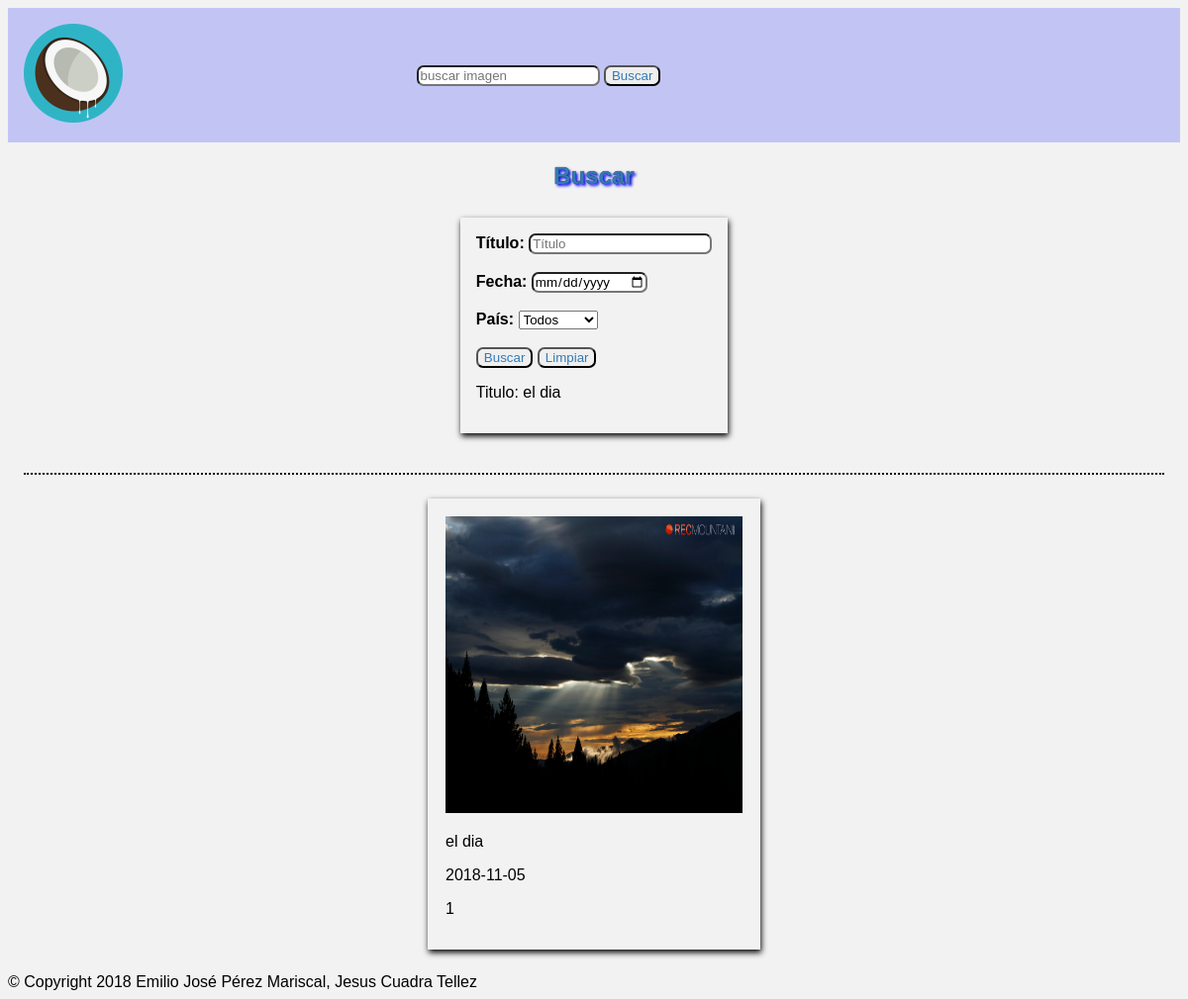
The page /buscar.php?titulo=el dia on the database its author committed.
### tables this page shows
CREATE TABLE `FOTOS` (
  `IdFoto` int(11) NOT NULL,
  `Titulo` varchar(100) NOT NULL,
  `Descripcion` varchar(100) NOT NULL,
  `Fecha` date NOT NULL,
  `Pais` int(11) NOT NULL,
  `Album` int(11) NOT NULL,
  `Fichero` varchar(100) NOT NULL,
  `Alternativo` varchar(100) NOT NULL,
  `FRegistro` datetime NOT NULL
);

### Web/buscar.php (the view, shortened to what this page needs)
	<?php
include 'head.php';
	?>
</head>
<body>
		<?php
include 'header.php';
	?>
	<h2>Buscar</h2>
<section class="form">
	<article >
		<form method="get">
			<label for="titu">Título: </label><input autofocus id="titu" type="text" name="titulo" placeholder="Título"><br><br>
			<label for="fecha">Fecha: </label><input id="fecha" type="date" name="fecha"><br><br>
			<label for="pais">País: </label>
			<select name="pais">
			<option name="pais" selected value="0">Todos</option>
		</select><br><br>
			<input type="submit" value="Buscar">
			<input type="reset" value="Limpiar">
		</form >
		<?php
if(!empty($_GET['titulo'])){
	echo  "<p>Titulo: {$_GET['titulo']}</p>";
}
		?>
	</article>
</section>
<section>
	 <?php
	 $titu = "";
	 $fech = "";
	 $pai="";
		if(!empty($_GET['titulo'])){
			$titu= $_GET['titulo'];
		}
  			include 'connect.php';
 			$sentencia = "SELECT *  From FOTOS WHERE Titulo like '%$titu%' $pai $fech";
  			$fotos = $mysqli->query($sentencia);
 				while($row = $fotos->fetch_assoc()){
 					echo <<< hereDOC
 					<article>
	<figure>
		<a href="foto.php?nombre={$row['IdFoto']}"><img src="fotos/{$row['Fichero']}" alt="{$row['Alternativo']}" height="300px" width="300px">	</a>
		<footer>
			<p> {$row['Titulo']}</p>
			<p> {$row['Fecha']}</p>
			<p> {$row['Pais']}</p>
		</footer>
		</footer>
		</figure>
	</article>
hereDOC;
 				}
 		?>
</section>
<footer>&copy; Copyright 2018 Emilio José Pérez Mariscal, Jesus Cuadra Tellez</footer>
</body>
</html>

### Web/css/estilo.css (style rules this page uses)
a { color: #337ab7; }
label { font-weight: bold; }
input[type="submit"] { color: #337ab7; }
input[type="reset"] { color: #337ab7; }
body { min-width: 320px; max-width: 1920px; margin:0 auto; padding: .5em; background: #f2f2f2;; }
button,input { border-radius: 7px; }
body>h2 { text-align: center; color: #337ab7; text-shadow: 0px 0px 1px black,2px 2px 3px blue; }
body>section { margin: 1em; display: flex; flex-direction: row; flex-wrap: wrap; justify-content: space-around; }
body>section[class="form"] { border-bottom: dotted 2px #000; padding-bottom: 2em; }
body>section>article { overflow: hidden; box-shadow: 1px 3px 6px #000; padding: 1em; margin: .5em; }
body>section>article>figure { width: 30%; margin: 0.1em; }
* { font-family: serif; }
@media screen { * { font-family: sans-serif; } }

### Web/css/negro.css (style rules this page uses)
a { color: #F46B0B; }
* { font-size: 1.02em }
label, p, h1,h2,h3,h4 { color: white; }
img { -webkit-filter: grayscale(100%); filter: grayscale(100%); }
body { min-width: 320px; max-width: 1920px; margin:0 auto; padding: .5em; background: black;; }
button,input { border-radius: 7px; color: white; background-color: #444444; }
body>h2 { text-align: center; color: white; }
body>section { margin: 1em; display: flex; flex-direction: row; flex-wrap: wrap; justify-content: space-around; }
body>section[class="form"] { border-bottom: dotted 2px white; padding-bottom: 2em; }
body>section>article { overflow: hidden; box-shadow: 1px 3px 6px white; padding: 1em; margin: .5em; }
body>section>article>figure { width: 30%; margin: 0.1em; }
* { font-family: serif; }
@media screen { * { font-family: sans-serif; } }

### Web/print.css (style rules this page uses)
label { font-weight: bold; }
body { min-width: 320px; max-width: 1920px; margin:0 auto; padding: .5em; background: #f2f2f2;; }
body>h2 { text-align: center; color: black; font-style: serif; }
button,input { border-radius: 7px; }
body>section { width: 95%; }
body>section[class="form"] { display: none; }
body>section>article { overflow: hidden; box-shadow: 1px 3px 6px #000; padding: 1em; margin: .5em; }
body>section>article>figure { margin: 0.1em; text-align: center; }
body>section>article>figure>footer { font-size: .7em; }
footer { margin-top: 1em; }
* { font-family: serif; }
@media screen { * { font-family: sans-serif; } }

### rows shown on the page
fotos: Fichero+Alternativo (picture), Titulo "el dia", Fecha "2018-11-05", Pais "1"

### other values the page prints
$_GET['titulo'] "el dia"
